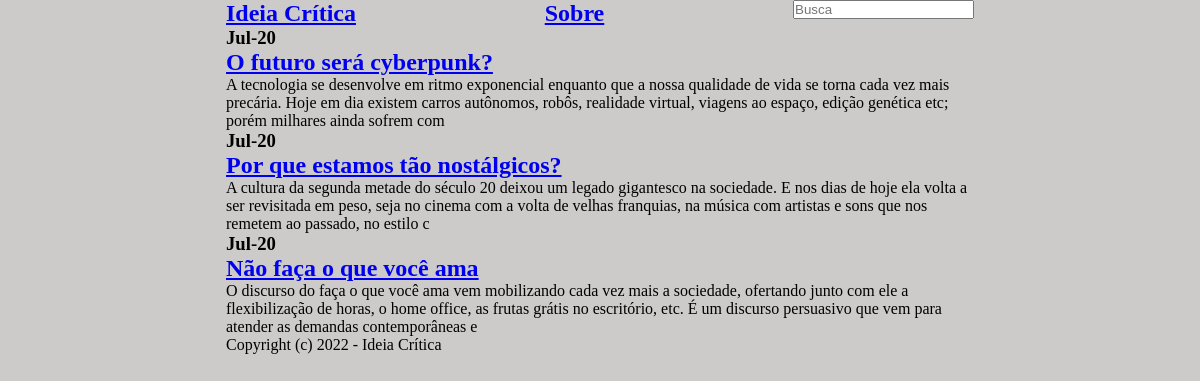
/cultura/, run on the app's committed database.
### blog_back/models.py (models this page shows, shortened)
class Post(models.Model):
    ACTIVE = 'active'
    DRAFT = 'draft'
    CHOICES_STATUS =  (
        (ACTIVE, 'Active'),
        (DRAFT, 'Draft')
    )
    category = models.ForeignKey(Category, related_name='posts', on_delete=models.CASCADE)
    title = models.CharField(max_length=255)
    slug = models.SlugField()
    intro = models.TextField(max_length=255)
    body = models.TextField()
    created_at = models.DateTimeField(auto_now_add=True)
    status = models.CharField(max_length=10, choices=CHOICES_STATUS, default=ACTIVE)
    image = models.ImageField(upload_to='uploads/', blank=True, null=True)
    class Meta:
        ordering = ('-created_at',)

### blog_back/views.py (the view)
# urls.py: path('<slug:slug>/', views.category, name='category_detail'),
def category(request, slug):
    category = get_object_or_404(Category, slug=slug)
    posts = category.posts.filter(status=Post.ACTIVE)
    return render(request, 'blog/category.html', {'category': category, 'posts': posts})

### blog_back/templates/blog/category.html (shortened to what this page needs)
{% extends 'core/base.html' %}
{% block content %}
    <div>
        {% for post in posts %}
            <h3>{{ post.created_at|date:'M-d' }}</h3>
            <a href="{% url 'post_detail' post.category.slug post.slug %}">
                <h1>{{ post.title}}</h1>
            </a>
            <p>{{ post.intro }}</p>
            {% empty %}
                <div>
                    <p>Não existem artigos nesta categoria</p>
                </div>
        {% endfor%}
    </div>
{% endblock %}

### core/static/style.css (style rules this page uses)
* { box-sizing: border-box; margin: 0; padding: 0; }
body { background-color: rgb(205, 202, 202); }

### data on the page
Post: created_at "Jul-20", title "O futuro será cyberpunk?", intro "A tecnologia se desenvolve em ritmo exponencial enquanto que a nossa qualidade de vida se torna cada vez mais precária. Hoje em dia existem carros autônomos, robôs, realidade virtual, viagens ao espaço, edição genética etc; porém milhares ainda sofrem com"
Post: created_at "Jul-20", title "Por que estamos tão nostálgicos?", intro "A cultura da segunda metade do século 20 deixou um legado gigantesco na sociedade. E nos dias de hoje ela volta a ser revisitada em peso, seja no cinema com a volta de velhas franquias, na música com artistas e sons que nos remetem ao passado, no estilo c"
Post: created_at "Jul-20", title "Não faça o que você ama", intro "O discurso do faça o que você ama vem mobilizando cada vez mais a sociedade, ofertando junto com ele a flexibilização de horas, o home office, as frutas grátis no escritório, etc. É um discurso persuasivo que vem para atender as demandas contemporâneas e"
